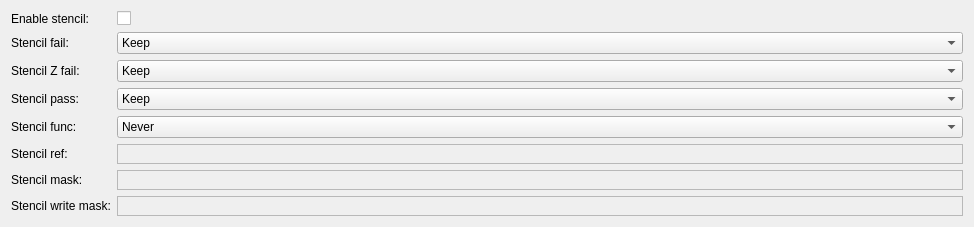
                 <widget class="QWidget" name="scrollAreaWidgetContents_4">
                  <property name="geometry">
                   <rect>
                    <x>0</x>
                    <y>0</y>
                    <width>974</width>
                    <height>213</height>
                   </rect>
                  </property>
                  <layout class="QFormLayout" name="formLayout_5">
                   <item row="0" column="0">
                    <widget class="QLabel" name="label_11">
                     <property name="text">
                      <string>Enable stencil:</string>
                     </property>
                    </widget>
                   </item>
                   <item row="0" column="1">
                    <widget class="QCheckBox" name="useStencil">
                     <property name="text">
                      <string/>
                     </property>
                    </widget>
                   </item>
                   <item row="1" column="0">
                    <widget class="QLabel" name="label_12">
                     <property name="text">
                      <string>Stencil fail:</string>
                     </property>
                    </widget>
                   </item>
                   <item row="1" column="1">
                    <widget class="QComboBox" name="stencilFailCombo">
                     <item>
                      <property name="text">
                       <string>Keep</string>
                      </property>
                     </item>
                     <item>
                      <property name="text">
                       <string>Zero</string>
                      </property>
                     </item>
                     <item>
                      <property name="text">
                       <string>Replace</string>
                      </property>
                     </item>
                     <item>
                      <property name="text">
                       <string>Increase Saturation</string>
                      </property>
                     </item>
                     <item>
                      <property name="text">
                       <string>Decrease Saturation</string>
                      </property>
                     </item>
                     <item>
                      <property name="text">
                       <string>Invert</string>
                      </property>
                     </item>
                     <item>
                      <property name="text">
                       <string>Increase</string>
                      </property>
                     </item>
                     <item>
                      <property name="text">
                       <string>Decrease</string>
                      </property>
                     </item>
                    </widget>
                   </item>
                   <item row="2" column="0">
                    <widget class="QLabel" name="label_13">
                     <property name="text">
                      <string>Stencil Z fail:</string>
                     </property>
                    </widget>
                   </item>
                   <item row="2" column="1">
                    <widget class="QComboBox" name="stencilZFailCombo">
                     <item>
                      <property name="text">
                       <string>Keep</string>
                      </property>
                     </item>
                     <item>
                      <property name="text">
                       <string>Zero</string>
                      </property>
                     </item>
                     <item>
                      <property name="text">
                       <string>Replace</string>
                      </property>
                     </item>
                     <item>
                      <property name="text">
                       <string>Increase Saturation</string>
                      </property>
                     </item>
                     <item>
                      <property name="text">
                       <string>Decrease Saturation</string>
                      </property>
                     </item>
                     <item>
                      <property name="text">
                       <string>Invert</string>
                      </property>
                     </item>
                     <item>
                      <property name="text">
                       <string>Increase</string>
                      </property>
                     </item>
                     <item>
                      <property name="text">
                       <string>Decrease</string>
                      </property>
                     </item>
                    </widget>
                   </item>
                   <item row="3" column="0">
                    <widget class="QLabel" name="label_14">
                     <property name="text">
                      <string>Stencil pass:</string>
                     </property>
                    </widget>
                   </item>
                   <item row="3" column="1">
                    <widget class="QComboBox" name="stencilPassCombo">
                     <item>
                      <property name="text">
                       <string>Keep</string>
                      </property>
                     </item>
                     <item>
                      <property name="text">
                       <string>Zero</string>
                      </property>
                     </item>
                     <item>
                      <property name="text">
                       <string>Replace</string>
                      </property>
                     </item>
                     <item>
                      <property name="text">
                       <string>Increase Saturation</string>
                      </property>
                     </item>
                     <item>
                      <property name="text">
                       <string>Decrease Saturation</string>
                      </property>
                     </item>
                     <item>
                      <property name="text">
                       <string>Invert</string>
                      </property>
                     </item>
                     <item>
                      <property name="text">
                       <string>Increase</string>
                      </property>
                     </item>
                     <item>
                      <property name="text">
                       <string>Decrease</string>
                      </property>
                     </item>
                    </widget>
                   </item>
                   <item row="4" column="0">
                    <widget class="QLabel" name="label_15">
                     <property name="text">
                      <string>Stencil func:</string>
                     </property>
                    </widget>
                   </item>
                   <item row="4" column="1">
                    <widget class="QComboBox" name="stencilFuncCombo">
                     <item>
                      <property name="text">
                       <string>Never</string>
                      </property>
                     </item>
                     <item>
                      <property name="text">
                       <string>Less ( &lt; )</string>
                      </property>
                     </item>
                     <item>
                      <property name="text">
                       <string>Equal ( == )</string>
                      </property>
                     </item>
                     <item>
                      <property name="text">
                       <string>LessEqual ( &lt;= )</string>
                      </property>
                     </item>
                     <item>
                      <property name="text">
                       <string>Greater ( &gt; )</string>
                      </property>
                     </item>
                     <item>
                      <property name="text">
                       <string>NotEqual ( != )</string>
                      </property>
                     </item>
                     <item>
                      <property name="text">
                       <string>GreaterEqual ( &gt;= )</string>
                      </property>
                     </item>
                     <item>
                      <property name="text">
                       <string>Always</string>
                      </property>
                     </item>
                    </widget>
                   </item>
                   <item row="5" column="0">
                    <widget class="QLabel" name="label_16">
                     <property name="text">
                      <string>Stencil ref:</string>
                     </property>
                    </widget>
                   </item>
                   <item row="5" column="1">
                    <widget class="QFrame" name="stencilRefFrame">
                     <property name="minimumSize">
                      <size>
                       <width>0</width>
                       <height>20</height>
                      </size>
                     </property>
                     <property name="frameShape">
                      <enum>QFrame::StyledPanel</enum>
                     </property>
                     <property name="frameShadow">
                      <enum>QFrame::Raised</enum>
                     </property>
                     <layout class="QVBoxLayout" name="verticalLayout_10">
                      <property name="spacing">
                       <number>0</number>
                      </property>
                      <property name="margin">
                       <number>0</number>
                      </property>
                     </layout>
                    </widget>
                   </item>
                   <item row="6" column="0">
                    <widget class="QLabel" name="label_17">
                     <property name="text">
                      <string>Stencil mask:</string>
                     </property>
                    </widget>
                   </item>
                   <item row="6" column="1">
                    <widget class="QFrame" name="stencilMaskFrame">
                     <property name="minimumSize">
                      <size>
                       <width>0</width>
                       <height>20</height>
                      </size>
                     </property>
                     <property name="frameShape">
                      <enum>QFrame::StyledPanel</enum>
                     </property>
                     <property name="frameShadow">
                      <enum>QFrame::Raised</enum>
                     </property>
                     <layout class="QVBoxLayout" name="verticalLayout_11">
                      <property name="spacing">
                       <number>0</number>
                      </property>
                      <property name="margin">
                       <number>0</number>
                      </property>
                     </layout>
                    </widget>
                   </item>
                   <item row="7" column="0">
                    <widget class="QLabel" name="label_18">
                     <property name="text">
                      <string>Stencil write mask:</string>
                     </property>
                    </widget>
                   </item>
                   <item row="7" column="1">
                    <widget class="QFrame" name="stencilWriteMaskFrame">
                     <property name="minimumSize">
                      <size>
                       <width>0</width>
                       <height>20</height>
                      </size>
                     </property>
                     <property name="frameShape">
                      <enum>QFrame::StyledPanel</enum>
                     </property>
                     <property name="frameShadow">
                      <enum>QFrame::Raised</enum>
                     </property>
                     <layout class="QVBoxLayout" name="verticalLayout_12">
                      <property name="spacing">
                       <number>0</number>
                      </property>
                      <property name="margin">
                       <number>0</number>
                      </property>
                     </layout>
                    </widget>
                   </item>
                  </layout>
                 </widget>
